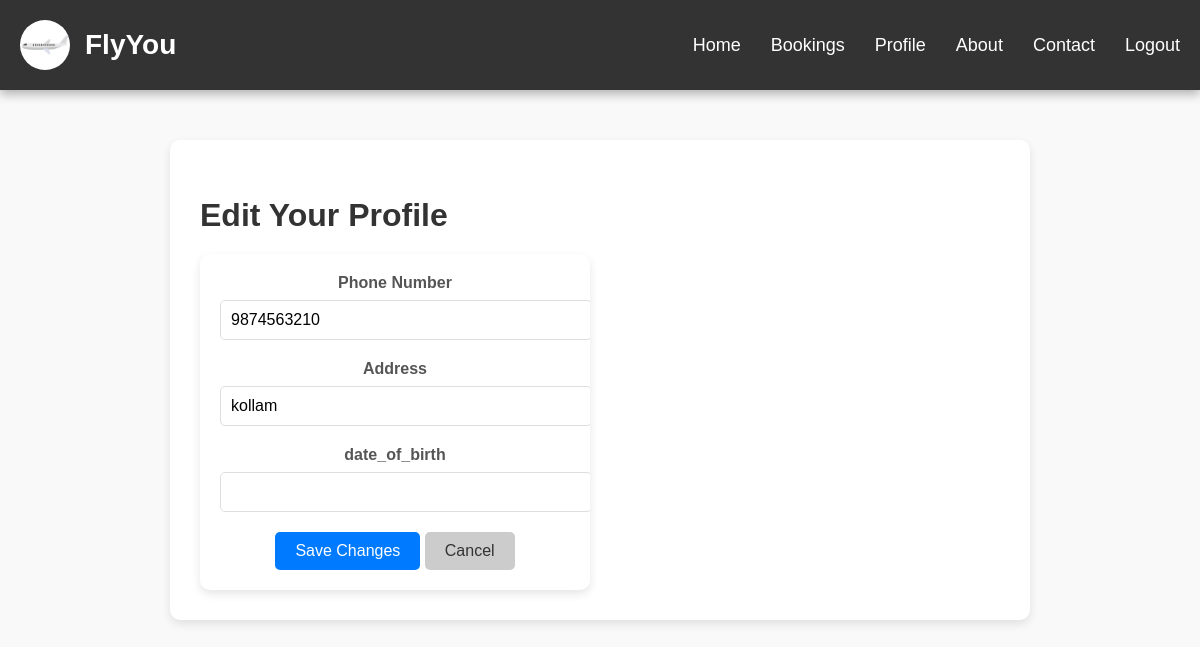
Page /edit_profile/ (signed in) on the earlier database version.
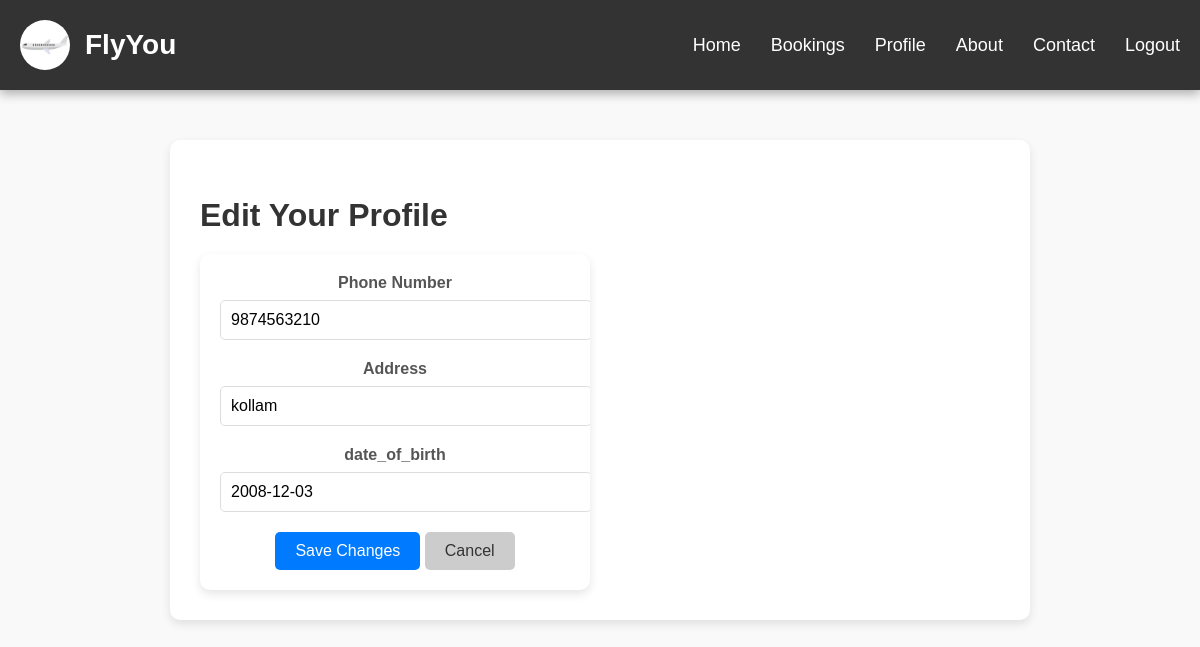
Same page on the later database version.
### app/models.py (models this page shows)
class Profile(models.Model):
    user = models.OneToOneField(User, on_delete=models.CASCADE)
    phone = models.CharField(max_length=20)
    address = models.CharField(max_length=255)
    date_of_birth = models.DateField(blank=True, null=True)
    profile_completed = models.BooleanField(default=False)

### app/views.py (the view)
# urls.py: path('edit_profile/', views.edit_profile_view, name='edit_profile'),
def edit_profile_view(request):
    profile, created = Profile.objects.get_or_create(user=request.user)
    if request.method == 'POST':
        form = ProfileForm(request.POST, instance=profile)
        if form.is_valid():
            form.save()
            profile.profile_completed = True  # Mark profile as completed
            profile.save()
            return redirect('profile')
    else:
        form = ProfileForm(instance=profile)
    return render(request, 'user/edit_profile.html', {'form': form})

### app/forms.py
class ProfileForm(forms.ModelForm):
    class Meta:
        model = Profile
        fields = ['phone', 'address','date_of_birth']

### templates/user/edit_profile.html (shortened to what this page needs)
<!DOCTYPE html>
<html lang="en">
<head>
    {% load static %}
    <link rel="stylesheet" href="https://cdnjs.cloudflare.com/ajax/libs/font-awesome/6.0.0/css/all.min.css">
    <link rel="stylesheet" href="{% static 'css/styles.css' %}">
</head>
<body>
    <nav>
        <div class="navbar-container">
            <div class="navbar-brand">
                <img src="{% static 'images/flightlogo.png' %}" alt="Logo" class="logo">
                <span class="brand-name">FlyYou</span>
            </div>
            <ul class="navbar-links">
                <li><a href="{% url 'userhome' %}">Home</a></li>
                <li><a href="{% url 'view_bookings' %}">Bookings</a></li>
                <li><a href="{% url 'profile' %}">Profile</a></li>
                <li><a href="{% url 'about' %}">About</a></li>
                <li><a href="{% url 'contact' %}">Contact</a></li>
                <li><a href="{% url 'user_logout' %}">Logout</a></li>
            </ul>
        </div>
    </nav>
    <div class="profile-container">
        <h2 class="text-center">Edit Your Profile</h2>
        <div class="card shadow p-4">
            <form method="POST" class="needs-validation" novalidate>
                <div class="form-group mb-3">
                    <label for="id_phone_number">Phone Number</label>
                    {{ form.phone }}
                </div>
                <div class="form-group mb-3">
                    <label for="id_address">Address</label>
                    {{ form.address }}
                </div>
                <div class="form-group mb-3">
                    <label for="id_date_of_birth">date_of_birth</label>
                    {{ form.date_of_birth }}
                </div>
                <button type="submit" class="btn btn-primary mt-3">Save Changes</button>
                <a href="{% url 'profile' %}" class="btn btn-secondary mt-3">Cancel</a>
            </form>
        </div>
    </div>
</body>
</html>

Differences in the rows shown:
changed Profile "kollam": date_of_birth (not shown) → "2008-12-03"
